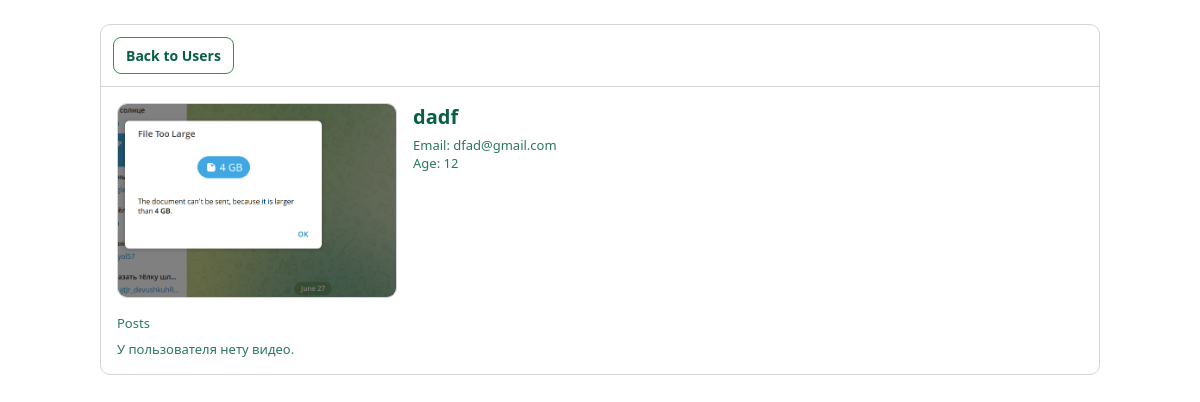
/users/4/, run on the app's committed database.
### myapp/models.py (models this page shows, shortened)
class User(models.Model):
    first_name = models.CharField(max_length=50)
    last_name = models.CharField(max_length=50)
    email = models.CharField(max_length=50)
    age=models.IntegerField()
    image = models.ImageField(upload_to='images')

### myapp/views.py (the view)
# urls.py: path('users/<int:id>/', user_get_by_id, name='usergetbyid'),
def user_get_by_id(request, id):
    users = get_object_or_404(User, id=id)
    posts = Post.objects.filter(user_id=users)
    return render(request, 'user_by_id.html', {'users': users, 'posts': posts})

### myapp/templates/user_by_id.html (shortened to what this page needs)
<!DOCTYPE html>
<html lang="en">
<head>
</head>
<body>
  <div class="wrap">
    <div class="top">
      <a class="btn" href="{% url 'list-user' %}">Back to Users</a>
    </div>
    <div class="content">
      <div class="avatar">
        {% if users.image %}
          <img src="{{ users.image.url }}" alt="{{ users.first_name }}">
        {% endif %}
      </div>
      <div>
        <h1 class="title">{{ users.first_name }} {{ usesr.last_name }}</h1>
        <div class="meta">Email: {{ users.email }}</div>
        <div class="meta">Age: {{ users.age }}</div>
      </div>
    </div>
    <div class="posts">
      <div class="meta" style="margin:0 0 8px">Posts</div>
      <div class="list">
        {% for post in posts %}
        <div class="card">
          <div class="video">
            <video controls>
              <source src="{{ post.video.url }}" type="video/mp4">
            </video>
          </div>
          <div class="body">
            <div class="post-title">{{ post.title }}</div>
            <div class="meta">{{ post.description }}</div>
            <div class="meta">{{ post.created_at }}</div>
          </div>
        </div>
        {% empty %}
        <div class="meta">У пользователя нету видео.</div>
        {% endfor %}
      </div>
    </div>
  </div>
</body>
</html>

### myapp/templates/user_by_id.html (style rules this page uses)
* { box-sizing:border-box }
body { margin:0;background:#ffffff;color:#0a0a0a;font-family:system-ui,-apple-system,Segoe UI,Roboto,Ubuntu,Cantarell,Noto Sans,Arial }
.wrap { width:92%;max-width:1000px;margin:24px auto;background:#ffffff;border:1px solid #d1d5db;border-radius:10px }
.top { display:flex;gap:10px;padding:12px;border-bottom:1px solid #d1d5db }
.btn { appearance:none;border:1px solid #16a34a;background:#ffffff;color:#065f46;padding:8px 12px;border-radius:8px;text-decoration:none;font-weight:600;cursor:pointer;font-size:14px }
.content { display:grid;grid-template-columns:280px 1fr;gap:16px;padding:16px }
.avatar img { width:100%;display:block;border-radius:10px;border:1px solid #d1d5db }
.title { font-size:20px;font-weight:700;color:#065f46;margin:0 0 6px }
.meta { color:#065f46;font-size:13px;opacity:.85 }
.posts { padding:0 16px 16px }
.list { display:grid;grid-template-columns:repeat(auto-fill,minmax(260px,1fr));gap:12px }

### data on the page
User: image (picture), first_name "dadf", email "dfad@gmail.com", age "12"
